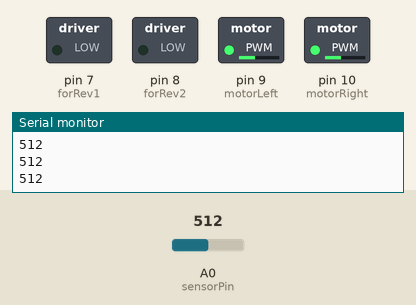
Recording of a sketch running on a simulated Arduino Uno, built with avr-gcc and run on an emulated ATmega328P. Shown: switched loads named in the sketch (green lamp = pin HIGH), the last lines printed to the serial monitor. Inputs (shaded band) come from the test bench; at power-on: A0 (sensorPin) = 512.

Above: at 1.2 s.
1.3 s: A0 (sensorPin) set to 306
At 1.7 s:
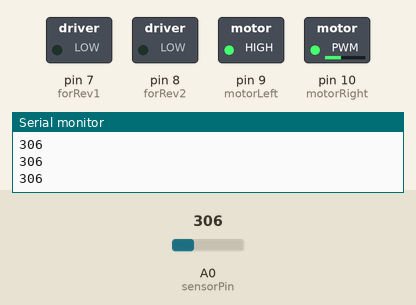
4.2 s: A0 (sensorPin) set to 716
At 4.9 s:
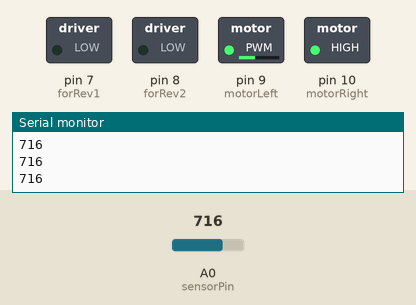
7.2 s: A0 (sensorPin) set to 511
At 8.4 s:
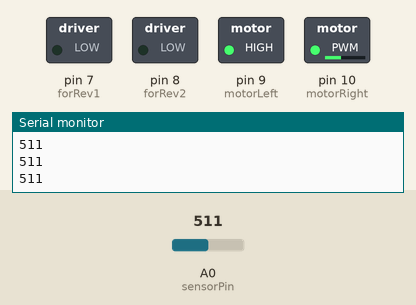
8.7 s: A0 (sensorPin) set to 122
11.7 s: A0 (sensorPin) set to 900
At 13.1 s:
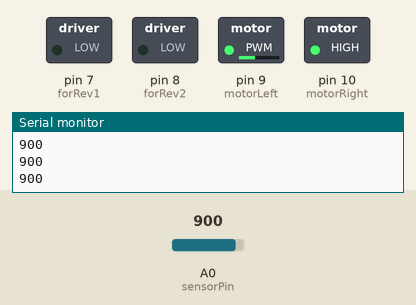
Timing chart, 0 to 14.2 s (numbered marks = the images above; inputs shaded):
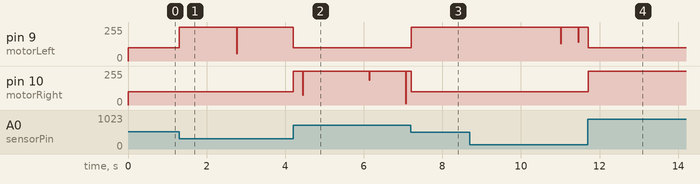

Measured:
- after the input at 1.3 s, pin 9 (motorLeft): 100/255 → 255/255 at once
- after the input at 4.2 s, pin 10 (motorRight): 100/255 → 255/255 at once
- after the input at 7.2 s, pin 9 (motorLeft): 100/255 → 255/255 at once
- after the input at 11.7 s, pin 9 (motorLeft): 255/255 → 100/255 at once; pin 10 (motorRight): 100/255 → 255/255 at once

The sketch:

lineRobot_PI.ino
```cpp
int sensorPin = A0;  // photoresistors
int sensorValue = 0;
int motorLeft = 9;  // motors
int motorRight = 10;
int forRev1 = 7;  // changing motor direction (forward/reverse)
int forRev2 = 8;
int velocityLeft = 200;  // set initial motor/wheel velocities
int velocityRight = 200;

int lastTime;
int setPt;
int errorSum;
int errorLast;
int kp;
int ki;
int kd;

void setup() {

  //  set motors and motor directions as outputs, initial direction forward
  pinMode(motorLeft, OUTPUT);
  pinMode(motorRight, OUTPUT);
  pinMode(forRev1, OUTPUT);
  pinMode(forRev2, OUTPUT);
  digitalWrite(forRev1, LOW);
  digitalWrite(forRev2, LOW);

  setPt = analogRead(sensorPin); // color detect edge

  kp = 1;
  ki = 100;

  Serial.begin(9600);

}

void loop() {

  sensorValue = analogRead(sensorPin);

  velocityLeft = 100;
  velocityRight = 100;

  int now = millis();
  int timeChange = now - lastTime;
  int error = setPt - sensorValue;

  errorSum += (error * timeChange);

  if ((error) > 0) {
    velocityLeft = kp * (error + 25) + ki * errorSum;
  }

  if ((error) < 0) {
    velocityRight = kp * (error - 25) + ki * errorSum;
  }

  analogWrite(motorLeft, velocityLeft);
  analogWrite(motorRight, velocityRight);

  delay(10);  //10 ms delay

  Serial.println(sensorValue);

}
```
